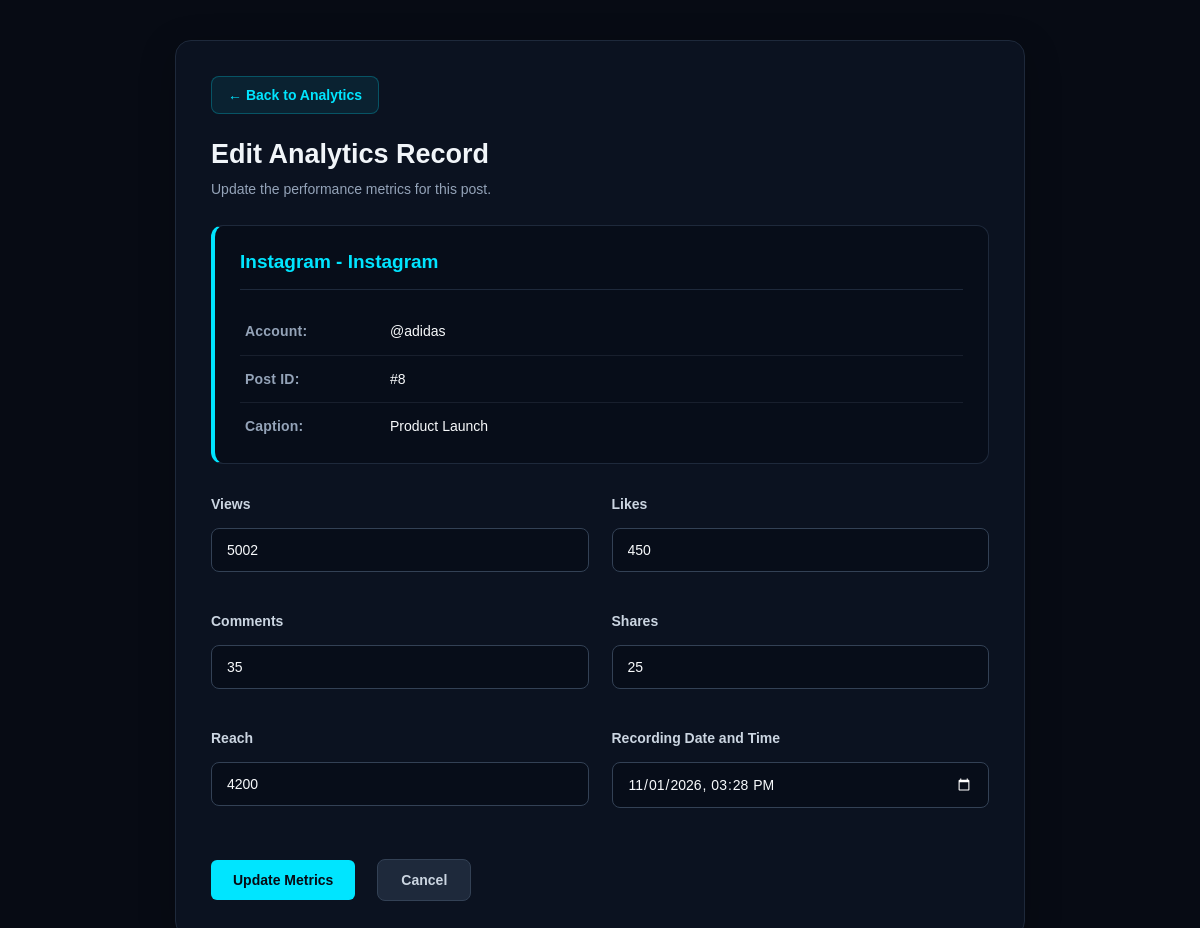
The app's page /public/metrics/edit.php?id=3 (signed in) with its own data.
### tables this page shows
CREATE TABLE `post_metrics` (
  `metric_id` int NOT NULL AUTO_INCREMENT,
  `post_id` int NOT NULL,
  `recorded_at` datetime DEFAULT CURRENT_TIMESTAMP,
  `views` bigint unsigned DEFAULT '0',
  `likes` bigint unsigned DEFAULT '0',
  `comments` bigint unsigned DEFAULT '0',
  `shares` bigint unsigned DEFAULT '0',
  `reach` bigint unsigned DEFAULT '0',
  PRIMARY KEY (`metric_id`),
  KEY `post_id` (`post_id`),
  CONSTRAINT `post_metrics_ibfk_1` FOREIGN KEY (`post_id`) REFERENCES `posts` (`post_id`) ON DELETE CASCADE
);

CREATE TABLE `brands` (
  `brand_id` int NOT NULL AUTO_INCREMENT,
  `client_id` int NOT NULL,
  `brand_name` varchar(100) NOT NULL,
  `created_at` timestamp NULL DEFAULT CURRENT_TIMESTAMP,
  PRIMARY KEY (`brand_id`),
  KEY `client_id` (`client_id`),
  CONSTRAINT `brands_ibfk_1` FOREIGN KEY (`client_id`) REFERENCES `clients` (`client_id`)
);

CREATE TABLE `social_accounts` (
  `account_id` int NOT NULL AUTO_INCREMENT,
  `brand_id` int NOT NULL,
  `platform` enum('Instagram','Facebook') NOT NULL,
  `account_name` varchar(150) NOT NULL,
  `platform_account_id` varchar(150) DEFAULT NULL,
  PRIMARY KEY (`account_id`),
  KEY `brand_id` (`brand_id`),
  CONSTRAINT `social_accounts_ibfk_1` FOREIGN KEY (`brand_id`) REFERENCES `brands` (`brand_id`) ON DELETE CASCADE
);

CREATE TABLE `posts` (
  `post_id` int NOT NULL AUTO_INCREMENT,
  `account_id` int NOT NULL,
  `caption` text,
  `post_type` varchar(50) DEFAULT NULL,
  `published_at` datetime DEFAULT NULL,
  `post_url` varchar(500) DEFAULT NULL,
  PRIMARY KEY (`post_id`),
  KEY `account_id` (`account_id`),
  CONSTRAINT `posts_ibfk_1` FOREIGN KEY (`account_id`) REFERENCES `social_accounts` (`account_id`) ON DELETE CASCADE
);

### includes/auth.php (called while the page is built, shortened)
<?php
function getUserRole()
{
    return $_SESSION['role'] ?? null;
}

### public/metrics/edit.php (the view, shortened to what this page needs)
<?php
require_once __DIR__ . '/../../includes/auth.php';
require_once __DIR__ . '/../../config/database.php';
$role = getUserRole();
$userId = getUserId();
$metricId = filter_input(INPUT_GET, 'id', FILTER_VALIDATE_INT);
$sql = "
    SELECT
        pm.metric_id,
        pm.post_id,
        pm.recorded_at,
        pm.views,
        pm.likes,
        pm.comments,
        pm.shares,
        pm.reach,
        p.caption,
        b.brand_name,
        sa.platform,
        sa.account_name
    FROM post_metrics pm
    JOIN posts p ON pm.post_id = p.post_id
    JOIN social_accounts sa ON p.account_id = sa.account_id
    JOIN brands b ON sa.brand_id = b.brand_id
    WHERE pm.metric_id = ?
";
$params = [$metricId];
if ($role === 'Social Media Manager') {
    $sql .= "
        AND EXISTS (
            SELECT 1
            FROM brand_members bm
            WHERE bm.brand_id = b.brand_id
            AND bm.user_id = ?
        )
    ";
    $params[] = $userId;
}
$stmt = $pdo->prepare($sql);
$stmt->execute($params);
$metric = $stmt->fetch(PDO::FETCH_ASSOC);
function escape($value)
{
    return htmlspecialchars((string)$value, ENT_QUOTES, 'UTF-8');
}
$recordedAt = date(
    'Y-m-d\TH:i',
    strtotime($metric['recorded_at'])
);
?>
<!DOCTYPE html>
<html lang="en">
<head>
    <link rel="stylesheet" href="../../assets/css/dashboard.css">
    <link rel="stylesheet" href="../../assets/css/metrics.css">
</head>
<body>
<div class="edit-metrics-container">
    <a href="../metrics.php" class="back-btn">
        ← Back to Analytics
    </a>
    <h2>Edit Analytics Record</h2>
    <p>Update the performance metrics for this post.</p>
    <div class="metric-info">
        <h3><?= escape($metric['brand_name']) ?> - <?= escape($metric['platform']) ?></h3>
        <p><strong>Account:</strong> <span><?= escape($metric['account_name']) ?></span></p>
        <p><strong>Post ID:</strong> <span>#<?= escape($metric['post_id']) ?></span></p>
        <p><strong>Caption:</strong> <span><?= escape($metric['caption']) ?></span></p>
    </div>
    <form method="POST" action="update.php" class="edit-metrics-form">
        <div class="form-group">
            <label for="views">Views</label>
            <input type="number" name="views" id="views" min="0" value="<?= escape($metric['views']) ?>" required>
        </div>
        <div class="form-group">
            <label for="likes">Likes</label>
            <input type="number" name="likes" id="likes" min="0" value="<?= escape($metric['likes']) ?>" required>
        </div>
        <div class="form-group">
            <label for="comments">Comments</label>
            <input type="number" name="comments" id="comments" min="0" value="<?= escape($metric['comments']) ?>" required>
        </div>
        <div class="form-group">
            <label for="shares">Shares</label>
            <input type="number" name="shares" id="shares" min="0" value="<?= escape($metric['shares']) ?>" required>
        </div>
        <div class="form-group">
            <label for="reach">Reach</label>
            <input type="number" name="reach" id="reach" min="0" value="<?= escape($metric['reach']) ?>" required>
        </div>
        <div class="form-group">
            <label for="recorded_at">Recording Date and Time</label>
            <input type="datetime-local" name="recorded_at" id="recorded_at" value="<?= escape($recordedAt) ?>" required>
        </div>
        <div class="edit-form-actions">
            <button type="submit" class="save-metrics-btn">Update Metrics</button>
            <a href="../metrics.php" class="cancel-btn">Cancel</a>
        </div>
    </form>
</div>
</body>
</html>

### assets/css/dashboard.css (style rules this page uses)
* { margin: 0; padding: 0; box-sizing: border-box; }
body { font-family: Arial, Helvetica, sans-serif; background: #070b14; color: #e2e8f0; }
a { text-decoration: none; color: inherit; }
button, input { font-family: inherit; }

### records on screen
post_metrics: brands.brand_name "Instagram", social_accounts.platform "Instagram", social_accounts.account_name "@adidas", post "8", post.caption "Product Launch", views "5002", likes "450", comments "35", shares "25", reach "4200", recorded_at "11/01/2026 15:28"
